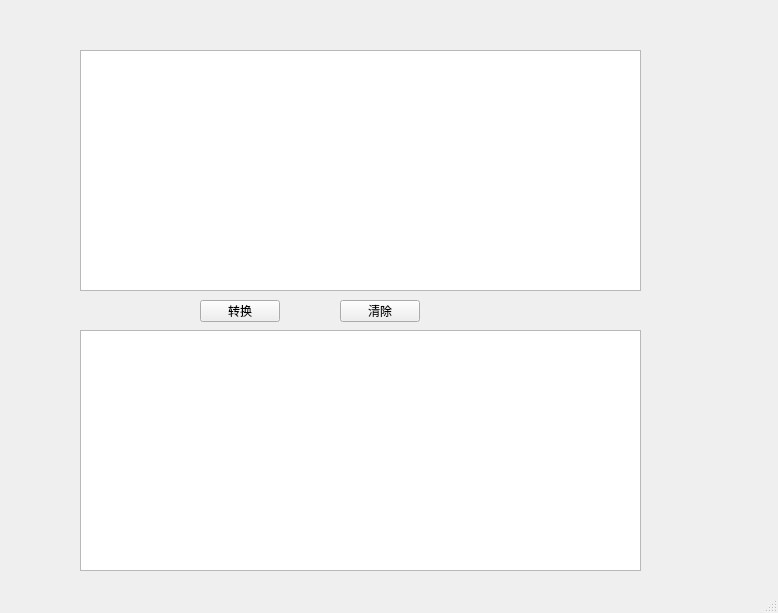
<?xml version="1.0" encoding="UTF-8"?>
<ui version="4.0">
 <class>tieba_space_style</class>
 <widget class="QMainWindow" name="tieba_space_style">
  <property name="geometry">
   <rect>
    <x>0</x>
    <y>0</y>
    <width>778</width>
    <height>613</height>
   </rect>
  </property>
  <property name="windowTitle">
   <string>tieba_space_style</string>
  </property>
  <widget class="QWidget" name="centralWidget">
   <widget class="QTextEdit" name="textEdit">
    <property name="geometry">
     <rect>
      <x>80</x>
      <y>50</y>
      <width>561</width>
      <height>241</height>
     </rect>
    </property>
   </widget>
   <widget class="QTextEdit" name="textEdit_2">
    <property name="geometry">
     <rect>
      <x>80</x>
      <y>330</y>
      <width>561</width>
      <height>241</height>
     </rect>
    </property>
   </widget>
   <widget class="QPushButton" name="switch_button">
    <property name="geometry">
     <rect>
      <x>200</x>
      <y>300</y>
      <width>80</width>
      <height>22</height>
     </rect>
    </property>
    <property name="text">
     <string>转换</string>
    </property>
   </widget>
   <widget class="QPushButton" name="clear_button">
    <property name="geometry">
     <rect>
      <x>340</x>
      <y>300</y>
      <width>80</width>
      <height>22</height>
     </rect>
    </property>
    <property name="text">
     <string>清除</string>
    </property>
   </widget>
  </widget>
  <widget class="QStatusBar" name="statusBar"/>
 </widget>
 <layoutdefault spacing="6" margin="11"/>
 <resources/>
 <connections/>
</ui>
